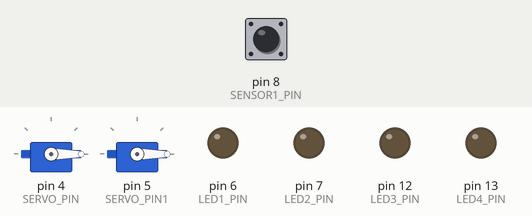
The sketch below on a simulated Arduino Nano, built with avr-gcc and run on an emulated ATmega328P. On the bench: 2 × servo, output pins drawn as LEDs (lit = HIGH). Dashed ring = blinking. Inputs (shaded band) come from the test bench; at power-on: pin 8 (SENSOR1_PIN) HIGH. The audio player accepts every command and is not drawn.

Above: at 1.7 s.
1.8 s: pin 8 (SENSOR1_PIN) driven LOW
At 3.66 s:
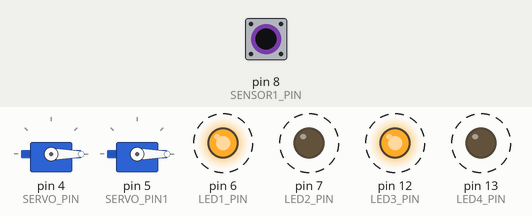
7.8 s: pin 8 (SENSOR1_PIN) pulsed HIGH 5 times (0.12 s each, 0.3 s apart)
At 8.0 s:
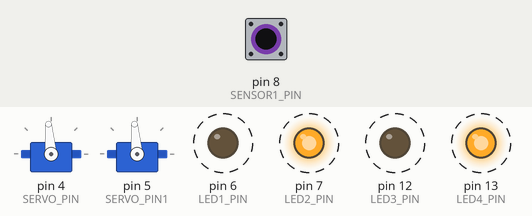
10.9 s: pin 8 (SENSOR1_PIN) driven HIGH
At 12.06 s:
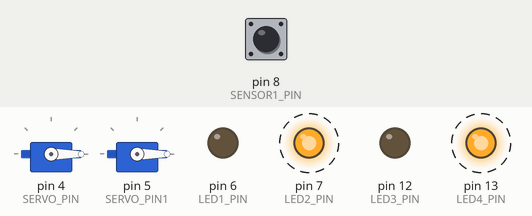
Timing chart, 0 to 13.9 s (numbered marks = the images above; inputs shaded):
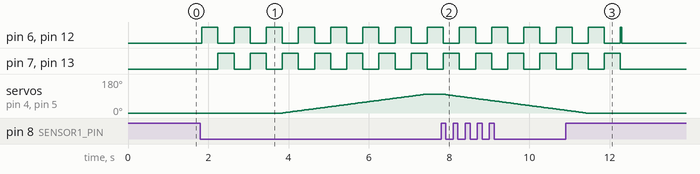

The sketch:

single_crossing_sound.ino
```cpp
/*
 * running on an arduino nano
 * This program uses 1 MERG current sensor to trigger a level crossing while the train is in the block, pin 7
 * 4  red leds are used for the warning signal and are used in pairs, pins 10 + 11 and pins 12 + 13
 * 2 servo's are used to lift the gate up and down
 * there are 6 free io pins left for other uses
 * the code is adaptation of https://rudysarduinoprojects.wordpress.com/2020/09/23/fun-with-arduino-42-railway-crossing-multi-track-two-way/
 */
//Include the software serial library
#include "SoftwareSerial.h"

//Include the Dfrobot player library you will neded to download it into your Arduino library location to use it.
#include "DFRobotDFPlayerMini.h"

//Include the servo h library which makes controlling the servo much easier
#include <Servo.h>

//setup the software serial port for controlling the mp3 player on pins 10 and 11
SoftwareSerial mySoftwareSerial(10,11);
DFRobotDFPlayerMini myDFPlayer;

//setup the speed for the servos to move
#define GATE_SPEED          35         // [ms] lower number is higher servo speed

//setup the speed for the leds to blink
#define BLINK_SPEED         400        // [ms] smaller number is faster blinking

//setup 2 time delays for the leds before movements
#define GATE_DELAY_CLOSE    2000       // [ms] time between start blinking and gate closing
#define GATE_DELAY_OPEN     4500       // [ms] time between start blinking and gate opening

//setup the 2 servos used required angles 0 deg and 100 deg and give meaninful variable names
#define GATE_OPEN_ANGLE       0         // servo position for open 0 deg
#define GATE_CLOSED_ANGLE    100        // servo position for closed 95  deg

//setup the 2 servos used in the sketch on pins 4 and 5 and give meaninful variable names
#define SERVO_PIN            4         // right gate servo
#define SERVO_PIN1           5         // left gate servo

//setup the 4 leds used in the sketch on pins 6,7,12,13 and give meaninful variable names
#define LED1_PIN             6         // left bank led's
#define LED2_PIN             7         // right bank led's
#define LED3_PIN             12        // left bank led's
#define LED4_PIN             13        // right bank led's

//setup the 1 trigger pin used in the sketch on pin 8 and give meaninful variable name
#define SENSOR1_PIN          8         // MERG current sensor

byte led1, led2, blink_enabled;        // variables led1 = on,  led2 = off, blink_enabled 0 = off 1 = on
byte    angle = GATE_OPEN_ANGLE;       // variable angle = servo angle = 0 deg
byte setpoint = GATE_OPEN_ANGLE;       // variable setpoint = servo angle = 0 deg
byte state = 1;                        // variable sets the state to 1 on startup waiting for sensor to activated
unsigned long time_to_blink;           // variable to hold the millis time to control the led blink
unsigned long time_to_close_gate;      // variable to hold the millis time to control the closing of the gate
unsigned long time_to_open_gate;       // variable to hold the millis time to control the opening of the gate
unsigned long time_for_servo_step;     // variable to hold the millis time to control the slow movement of the servo

byte sound_bell;

Servo gate_servo;                     // declaes the right gate servo for servo.h
Servo gate_servo1;                    // declaes the left gate servo for servo.h


void setup() {
  pinMode(SENSOR1_PIN, INPUT_PULLUP); // setup senesor pin 8 as an input uses the built in resistor
  pinMode(LED1_PIN, OUTPUT);          // setup led pin 6 as an output
  pinMode(LED2_PIN, OUTPUT);          // setup led pin 7 as an output
  pinMode(LED3_PIN, OUTPUT);          // setup led pin 12 as an output
  pinMode(LED4_PIN, OUTPUT);          // setup led pin 13 as an output
  gate_servo.attach(SERVO_PIN);       // setup the right gate servo for pin 4
  gate_servo1.attach(SERVO_PIN1);     // setup the left gate servo on pin 5
  gate_servo.write(angle);            // sets the servos to open on startup
  gate_servo1.write(angle);           // sets the servos to open on startup

  mySoftwareSerial.begin(9600);
  myDFPlayer.begin(mySoftwareSerial);
  myDFPlayer.setTimeOut(200);
  myDFPlayer.volume(20);
  myDFPlayer.outputDevice(DFPLAYER_DEVICE_SD);

}
void loop() {
    switch (state) {
    case 1:                                 // Waiting for the train
      if(digitalRead(SENSOR1_PIN) == LOW)  // this may need to be swoped once connected  to current sensor
      state = 2;
    break;

    case 2:                                 //Sensor 1 Triggered - blinking started and start the sound
      blink_enabled = 1;  //variable set to on
      myDFPlayer.volume(20);
      myDFPlayer.play(1);
      time_to_close_gate = millis() + (unsigned long)GATE_DELAY_CLOSE;
      state = 3;
    break;

    case 3:                                 // blinking, wait until it's time to close the gate
      if (millis() > time_to_close_gate)    // gate delay time has passed
      state = 4;
    break;

    case 4:                                 // close the gate
      gate_servo.attach(SERVO_PIN);
      gate_servo1.attach(SERVO_PIN1);
      setpoint = GATE_CLOSED_ANGLE;
      state = 5;
    break;

    case 5:                                 // Waiting for the train to leave the block
      if(digitalRead(SENSOR1_PIN) == HIGH)

      state = 6;
    break;

    case 6:                                 // train departure detected, open the gate, blinking
      gate_servo.attach(SERVO_PIN);
      gate_servo1.attach(SERVO_PIN1);
      setpoint = GATE_OPEN_ANGLE;
      time_to_open_gate = millis() + (unsigned long)GATE_DELAY_OPEN;
      myDFPlayer.volume(20);
      myDFPlayer.play(1);
      state = 7;
    break;

    case 7:                                 // delay the blink stop for gate delay value
      if (millis() > time_to_open_gate)  // gate delay time has passed
      state = 8;
    break;

    case 8:                                 // blinking stop and end the loop
      blink_enabled = 0;                    // variable set to off
      time_to_blink = 0;                    // variable returned to 0
      led1 = 0;                             // sets led to off
      led2 = 0;                             // sets led to off
      gate_servo.detach();                  // turns off the servo motor to avoid servo flutter
      gate_servo1.detach();                 // turns off the servo motor to avoid servo flutter
      state = 1;                            // returns the state back to 1 being idle waiting sensor 1 active
    break;
    }


  if (millis() > time_for_servo_step) {
    time_for_servo_step = millis() + (unsigned long)GATE_SPEED;
    if (angle < setpoint) angle++;
    if (angle > setpoint) angle--;
    gate_servo.write(angle);
    gate_servo1.write(angle);
  }
       // this controls the blink rate using millis instead of the delay so we can interupt the blinking to move to the next state.
  if(blink_enabled == 1) {
    if(millis() > time_to_blink) {
      time_to_blink = millis() + (unsigned long)BLINK_SPEED;
      led1 = !led1;
      led2 = !led1;
    }
  }
  digitalWrite(LED1_PIN, led1);
  digitalWrite(LED2_PIN, led2);
  digitalWrite(LED3_PIN, led1);
  digitalWrite(LED4_PIN, led2);

}
```

Measured:
- after the input at 1.8 s, pin 6 (LED1_PIN), pin 12 (LED3_PIN): alternates HIGH for 0.40 s and LOW for 0.40 s, starting at once; pin 7 (LED2_PIN), pin 13 (LED4_PIN): alternates HIGH for 0.40 s and LOW for 0.40 s, starting after 0.44 s; servo on pin 4 (SERVO_PIN), servo on pin 5 (SERVO_PIN1): moves from 0° to 100° over 3.6 s, starting after 2.1 s
- after the input at 7.8 s, servo on pin 4 (SERVO_PIN), servo on pin 5 (SERVO_PIN1): moves from 100° to 15° over 3.0 s, starting at once
- after the input at 10.9 s, pin 6 (LED1_PIN), pin 7 (LED2_PIN), pin 12 (LED3_PIN), pin 13 (LED4_PIN): goes on until 12.3 s, then stays LOW; servo on pin 4 (SERVO_PIN), servo on pin 5 (SERVO_PIN1): goes on until 11.4 s, then stays 0°
